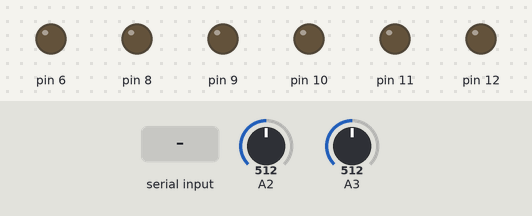
The sketch below on a simulated Arduino Uno, built with avr-gcc and run on an emulated ATmega328P. Shown: output pins drawn as LEDs (lit = HIGH). The test bench sets the inputs (shaded band); at power-on: A3 = 512, A2 = 512.

Above: at 1.2 s.
1.3 s: "q" received over the second serial link
At 1.8 s:
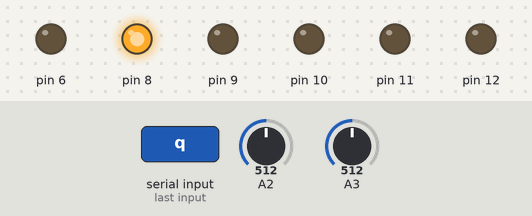
2.8 s: A3 set to 1011
4.3 s: A3 set to 1023
At 5.2 s:
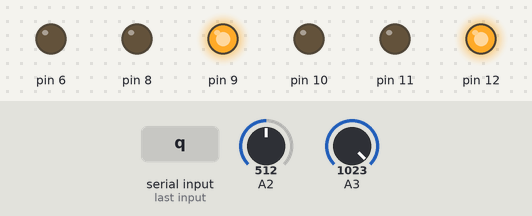
Timing chart, 0 to 7.3 s (numbered marks = the images above; inputs shaded):
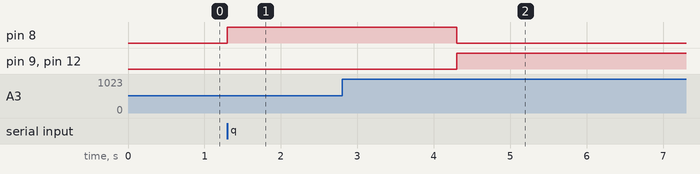

Measured:
- the behaviour switches between 1022 and 1023 on A3 (found by bisection; images 1 and 2)
- after the input at 1.3 s, pin 8: LOW → HIGH at once
- after the input at 2.8 s, every drawn part: stays the same
- after the input at 4.3 s, pin 8: HIGH → LOW at once; pin 9, pin 12: LOW → HIGH at once

The sketch:

sketch_mar26a.ino
```cpp
#include "MotorHareket.h"
#include <SoftwareSerial.h>
SoftwareSerial BTserial(3, 5);
Hareket *hareket;
void setup() {
  hareket = new Hareket();
  BTserial.begin(9600);
  Serial.begin(9600);
}
void loop() {

  if (BTserial.available()){

    char a = BTserial.read();
    if( a == 'q'){
         hareket->hareketBaslat();
         BTserial.write("bitti");
     }
  }
}
```

InputOutput.cpp
```cpp
#include "InputOutput.h"
#include "Arduino.h"
Pinler::Pinler(){
  this->setFonksiyonlariTemplate();
  this->setHareketTemplateIndex(1);
  this->pinBaglanti();
}

void Pinler::setHareketTemplateIndex(char value){
  this->hareketTemplateIndex = value;
}
int Pinler::getHareketTemplateIndex(){
  return this->hareketTemplateIndex;
}


void Pinler::setSesSensor(){
  this->sesSensoru = new char[2];
  this->sesSensoru[0] = 6;
  this->sesSensoru[1] = 7;
}
char Pinler::getSesSensorEleman(char index){
  return this->sesSensoru[index];
}


void Pinler::setKontrolSensor(){
  this->kontrolSensor = new int[3];
  this->kontrolSensor[0] = A1;
  this->kontrolSensor[1] = A3;
  this->kontrolSensor[2] = A2;

}

int Pinler::getKontrolSensorEleman(char index){
  return this->kontrolSensor[index];
}

void Pinler::setMotorHareketPin(){
  this->motorHareketPin = new char[5];
  for(char index = 0 ; index < 5 ; index++)
        this->motorHareketPin[index] = index + 8;
}
char Pinler::getMotorHareketPin(char index){
   return this->motorHareketPin[index];
}


void Pinler::setFonksiyonlariTemplate(){

  this->setSesSensor();
  this->setKontrolSensor();
  this->setMotorHareketPin();

}

void Pinler::pinBaglanti(){
  for(char index = 0; index < 5 ; index++)
        pinMode(this->getMotorHareketPin(index), OUTPUT);

     pinMode(this->getSesSensorEleman(0), OUTPUT);
     pinMode(this->getSesSensorEleman(1), INPUT);

}

/////////////////////

void Pinler::sesSensor(char value){
   digitalWrite(this->getSesSensorEleman(0), value);
}

void Pinler::motorHareket(char index, char value){
    digitalWrite(this->getMotorHareketPin(index), value);
}
void Pinler::motorHareketTemplate(){
  this->motorHareket(0, abs(this->getHareketTemplateIndex() - 1));
  this->motorHareket(1, this->getHareketTemplateIndex());
  this->motorHareket(4, this->getHareketTemplateIndex());
  this->setHareketTemplateIndex( (this->getHareketTemplateIndex() + 1 ) % 2 );
}

int Pinler::getSesSensorValue(){
    int sure = 0;
    this->sesSensor(0);
    this->sesSensor(1);
    sure = pulseIn(this->getSesSensorEleman(1), HIGH); /* ses dalgasının geri dönmesi için geçen sure ölçülüyor */
    return sure*0.034/2; /* ölçülen sure uzaklığa çevriliyor */
}

/*  this->kontrolSensor[0] = A1;
  this->kontrolSensor[1] = A3;
  this->kontrolSensor[2] = A2;
 *
 * 0. indeks sol
 * 1. indeks yukari
 * 2. indeks aşa
 */
int Pinler::getKontrolSensorValue(char index){
  return analogRead(this->getKontrolSensorEleman(index));
}
```

InputOutput.h
```cpp
class Pinler{
  public:
    Pinler();
    void sesSensor(char);
    void motorHareket(char, char);
    void motorHareketTemplate();
    int getSesSensorValue();
    int getKontrolSensorValue(char);


  private:
    char *motorHareketPin;
    void setMotorHareketPin();
    char getMotorHareketPin(char);

    char *sesSensoru;
    void setSesSensor();
    char getSesSensorEleman(char);

    int *kontrolSensor;
    void setKontrolSensor();
    int getKontrolSensorEleman(char);

    void setHareketTemplateIndex(char);
    int getHareketTemplateIndex();

    char hareketTemplateIndex;
    void setFonksiyonlariTemplate();
    void pinBaglanti();
};
```

MotorHareket.cpp
```cpp
#include "MotorHareket.h"
#include "Arduino.h"
Hareket::Hareket(){
  this->setPinler();
}
void Hareket::setPinler(){
  this->pinler = new Pinler();
}
Pinler * Hareket::getPinlerNesne(){
  return this->pinler;
}

void Hareket::yukariHareketBaslat(){
  this->getPinlerNesne()->motorHareketTemplate();
  this->getPinlerNesne()->getSesSensorValue();
  this->getPinlerNesne()->motorHareket(2, HIGH); // saga gidis komutu

  this->yukariHareketDongu();

  this->getPinlerNesne()->sesSensor(0);
}

void Hareket::yukariHareketDongu(){
    int mesafe = 0;
    bool kontrol = true;

      while( this->getPinlerNesne()->getKontrolSensorValue(1) != 1023 ){

       if(kontrol){
         if ( this->getPinlerNesne()->getSesSensorValue() > 20 )
         {
             this->getPinlerNesne()->motorHareket(2, LOW);
            if( mesafe < 100 ) // gidilen mesafe eğer az ise, temizlemesine gerek yok.
            {
              this->basaGel();
              break;
            }
            else{
                kontrol = false;
            }
         }
         else if( ++mesafe >= 1385 )
         {
            //25
            //55
            this->getPinlerNesne()->motorHareket(2, LOW); // sag motor kapatıldı
            kontrol = false;
         }
        // delay();
       }
    }
}
/* motor hareket indeksleri
 *  0. index yukari
 * 1. index asagi
 * 2. index saga
 * 3. index sola
 * 4. index firca
 *
 *
 * sensörler
 *  * 0. indeks sol
 * 1. indeks yukari
 * 2. indeks aşa
 *  */
void Hareket::asaIn(){
    this->getPinlerNesne()->motorHareketTemplate();
    while( this->getPinlerNesne()->getKontrolSensorValue(2) != 1023 );
}

void Hareket::basaGel(){
    this->getPinlerNesne()->motorHareket(3, 1);
    this->getPinlerNesne()->motorHareket(0, 0);
    while(this->getPinlerNesne()->getKontrolSensorValue(0) != 1023); // burası analog sensör okuması olacak
    this->getPinlerNesne()->motorHareket(3, 0);

    this->donguKontrol = false;
}
//////////////////////
void Hareket::hareketBaslat(){

    this->getPinlerNesne()->motorHareket(0, 1);
    while( this->getPinlerNesne()->getKontrolSensorValue(1) != 1023 );

    while(this->donguKontrol){
      this->asaIn();
      this->yukariHareketBaslat();
    }

    this->donguKontrol = true;
}
```

MotorHareket.h
```cpp
#include "InputOutput.h"
class Hareket{
  public:
    Hareket();
    void hareketBaslat();
  private:
    void yukariHareketBaslat();
    void yukariHareketDongu();
    void asaIn();
    void basaGel();

    Pinler *pinler;
    Pinler * getPinlerNesne();
    void setPinler();

    bool donguKontrol = true;


};
```
